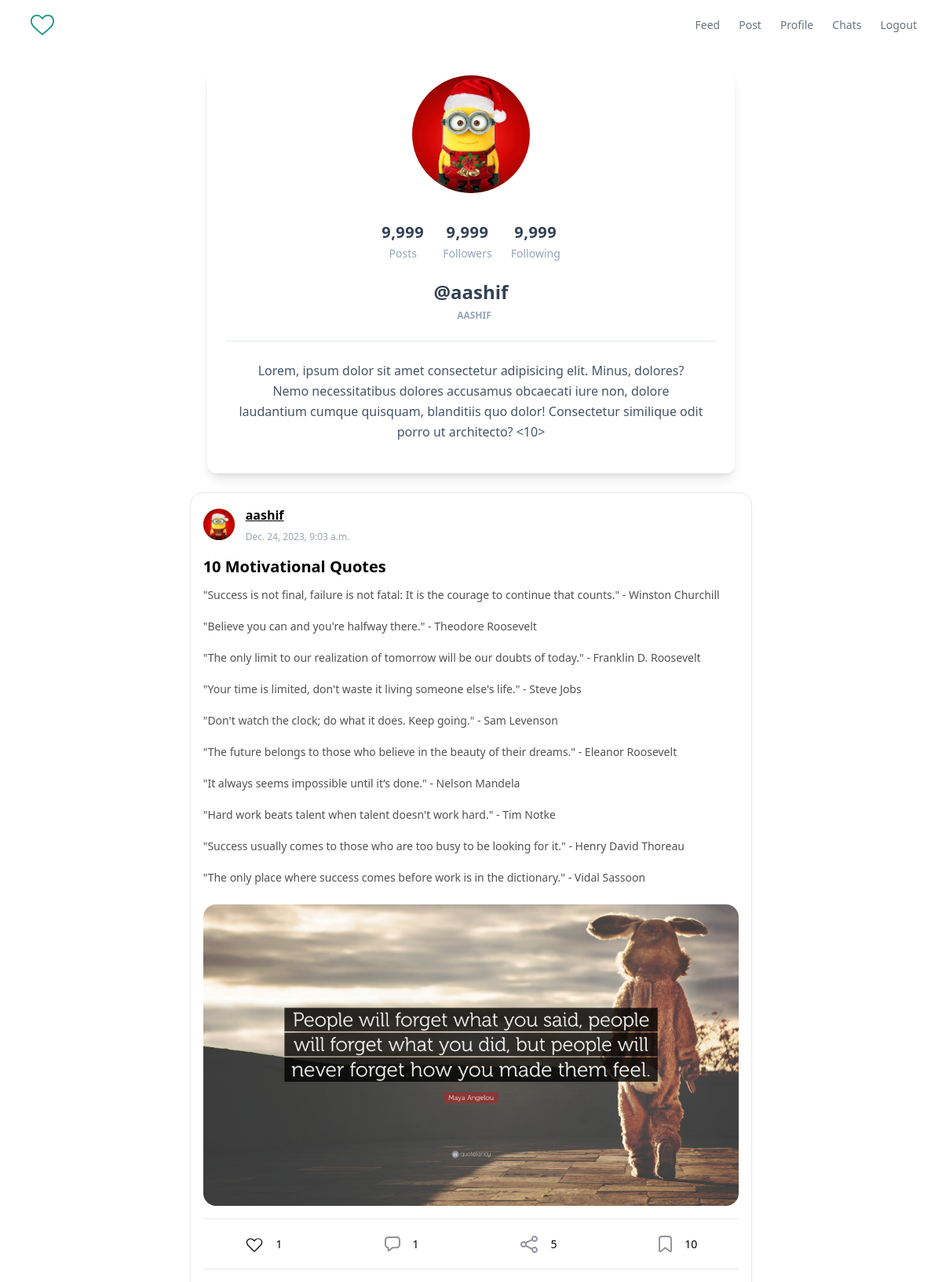
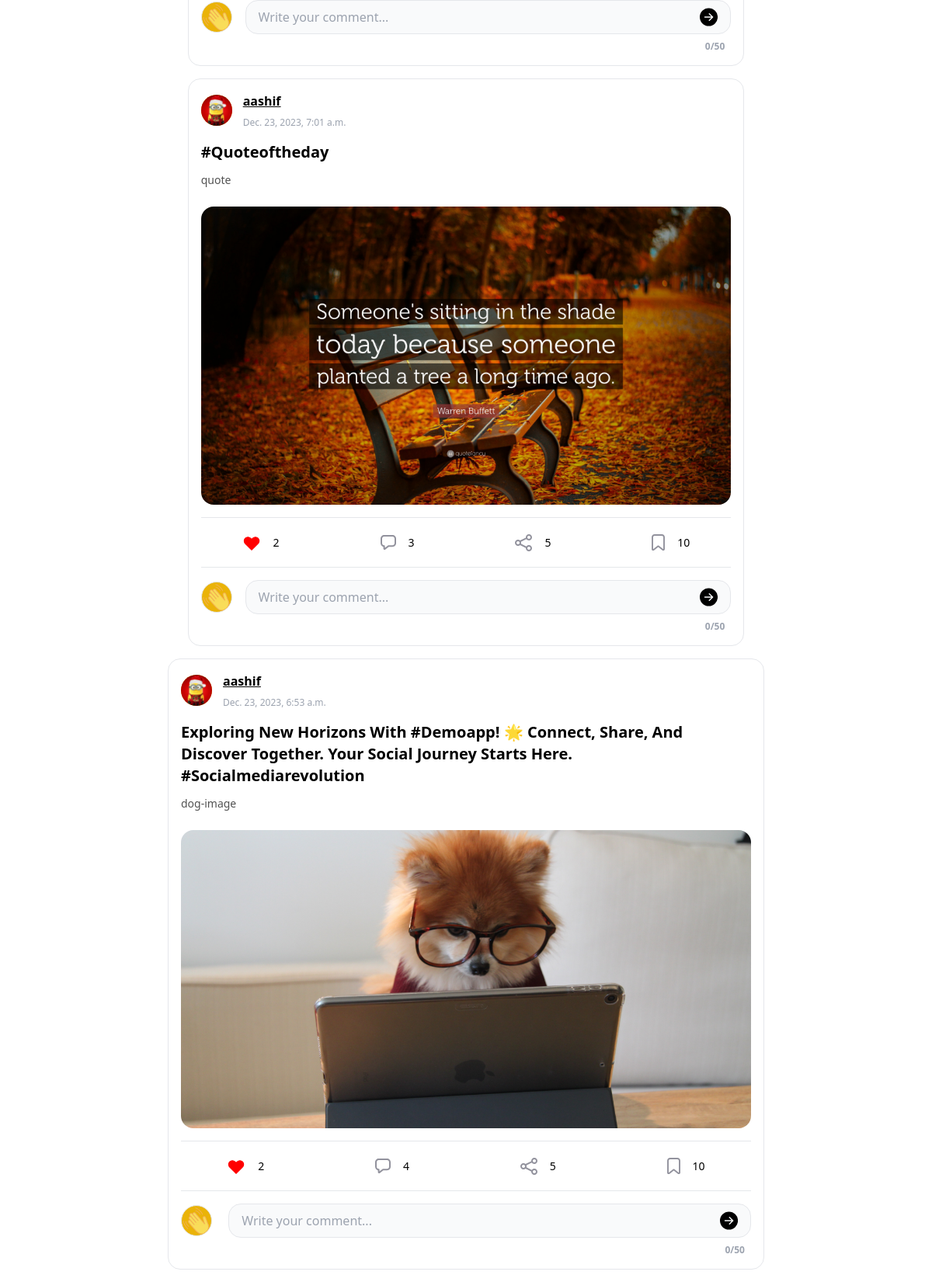
Screenshot of /user/aashif (signed in) with the database file from the repository (2 pictures, top to bottom).
### users/models.py (models this page shows, shortened)
class Profile(models.Model):
    user = models.OneToOneField(settings.AUTH_USER_MODEL, on_delete=models.CASCADE)
    image = models.ImageField(upload_to='user/%Y/%m/%d', default='no_profile.png')

### posts/models.py (models this page shows, shortened)
class Post(models.Model):
    user = models.ForeignKey(settings.AUTH_USER_MODEL, on_delete=models.SET(None))
    image = models.ImageField(upload_to='post/%Y/%m/%d', blank=True)
    caption = models.TextField(blank=True)    # caption of image
    title = models.CharField(max_length=200) #title of post
    slug = models.SlugField(max_length=200, blank=True) #some random chars
    created_at = models.DateTimeField(auto_now_add=True) # date and time of post, by default current date&time will be set
    liked_by = models.ManyToManyField(settings.AUTH_USER_MODEL, related_name='posts_liked', blank=True)

### users/views.py (the view)
@login_required
def profile(request, username):
    try:
        user = User.objects.get(username=username)
        user_profile = Profile.objects.get(user=user)
        posts = Post.objects.filter(user=user).order_by('created_at').reverse()
    except:
        return redirect('feed')
    context = {
        "profile" : user_profile,
        "posts" : posts,
    }
    return render(request, 'users/index.html', context)

### users/templates/users/index.html
{% extends 'users/base.html' %}
{% block body %}
{% include 'users/components/user_profile.html' %}
{% for post in posts %}
    {% include 'posts/components/post.html' %}
{% endfor %}
{% endblock %}

### users/templates/users/components/user_profile.html (shortened to what this page needs)
<div class="relative max-w-md mx-auto md:max-w-2xl mt-6 min-w-0 break-words bg-white w-full mb-6 shadow-lg rounded-xl mt-16">
  <div class="px-6">
      <div class="flex flex-wrap justify-center">
          <div class="w-full flex justify-center mt-2 ">
              <img src="{{ profile.image.url }}" class="align-middle border-none w-full h-full object-cover rounded-full overflow-hidden  max-w-[150px]"/>
          </div>
          <div class="w-full text-center mt-2">
              <div class="flex justify-center lg:pt-4 pt-8 pb-0">
                  <div class="p-3 text-center">
                      <span class="text-xl font-bold block uppercase tracking-wide text-slate-700">9,999</span>
                      <span class="text-sm text-slate-400">Posts</span>
                  </div>
                  <div class="p-3 text-center">
                      <span class="text-xl font-bold block uppercase tracking-wide text-slate-700">9,999</span>
                      <span class="text-sm text-slate-400">Followers</span>
                  </div>
                  <div class="p-3 text-center">
                      <span class="text-xl font-bold block uppercase tracking-wide text-slate-700">9,999</span>
                      <span class="text-sm text-slate-400">Following</span>
                  </div>
              </div>
          </div>
      </div>
      <div class="text-center mt-2">
          <h3 class="text-2xl text-slate-700 font-bold leading-normal mb-1">@{{ profile.user.username }}</h3>
          <div class="text-xs mt-0 mb-2 text-slate-400 font-bold uppercase">
              {{ profile.user.first_name }}
          </div>
      </div>
      <div class="mt-6 py-6 border-t border-slate-200 text-center">
          <div class="flex flex-wrap justify-center">
              <div class="w-full px-4">
                  <p class="font-light leading-relaxed text-slate-600 mb-4">Lorem, ipsum dolor sit amet consectetur adipisicing elit. Minus, dolores? Nemo necessitatibus dolores accusamus obcaecati iure non, dolore laudantium cumque quisquam, blanditiis quo dolor! Consectetur similique odit porro ut architecto?
                  <10></10></p>
              </div>
          </div>
      </div>
  </div>
</div>

### posts/templates/posts/components/post.html (shortened to what this page needs)
<main class="h-full w-full bg-white flex items-center justify-center mb-4 mt-2">
	<div class="border max-w-screen-md bg-white rounded-2xl p-4">
		<div class="flex items-center	justify-between">
			<div class="gap-3.5	flex items-center">
				<img src="{{ post.user.profile.image.url }}" class="cursor-pointer object-cover bg-yellow-500 rounded-full w-10 h-10 view-user" username="{{ post.user.username }}" />
				<div class="flex flex-col">
					<b class="mb-2 view-user underline cursor-pointer" username="{{ post.user.username}}">{{ post.user.username }}</b>
					<time datetime="06-08-21" class="text-gray-400 text-xs">
                        {{ post.created_at }}
					</time>
				</div>
			</div>
		</div>
		{% if not single_post %}
			<div class="cursor-pointer" onclick="viewPost({{ post.id }})">
		{% else %}
			<div>
		{% endif %}
		<div class="mt-4 mb-6">
      <div class="mb-3 text-xl font-bold mb-2 ">{{ post.title|title }}</div>
      <div class="text-sm text-neutral-600">{{ post.caption|linebreaksbr  }}</div>
    </div>
			<div class="mt-5 flex gap-2	 justify-center border-b pb-4 flex-wrap	">
				{% if post.image %}
				<img src="{{ post.image.url }}" class=" rounded-2xl w-1/3 object-cover h-96 flex-auto" alt="photo">
				{% endif %}
			</div>
		</div>
    <div class=" h-16 border-b  flex items-center justify-around	">
			<div class="flex items-center	gap-4 mr-6">
        <svg xmlns="http://www.w3.org/2000/svg" class="like_btn cursor-pointer h-6 w-6" viewBox="0 0 20 20"
          fill="currentColor" id="like_post_{{ post.id }}">
            {% if request.user in post.liked_by.all %}
              <path fill="red" stroke="red"
              fill-rule="evenodd"
              d="M3.172 5.172a4 4 0 015.656 0L10 6.343l1.172-1.171a4 4 0 115.656 5.656L10 17.657l-6.828-6.829a4 4 0 010-5.656z"
              clip-rule="evenodd"/>
            {% else %}
						<path fill="none" stroke="black"
						fill-rule="evenodd"
              d="M3.172 5.172a4 4 0 015.656 0L10 6.343l1.172-1.171a4 4 0 115.656 5.656L10 17.657l-6.828-6.829a4 4 0 010-5.656z"
              clip-rule="evenodd"/>
            {% endif %}
          </svg>
          <div class="text-sm" id="like_count_{{ post.id }}">{{ post.liked_by.count }} </div>
      </div>
      <div class="flex items-center	gap-4	mr-6">
					<div class="text-sm" id="comment_count_{{ post.id}}">{{ post.comments.count }} </div>
				</div>
				<div class="flex items-center	gap-4 mr-6">
					<div class="text-sm">5</div>
				</div>
				<div class="flex items-center	gap-4">
					<div class="text-sm">10</div>
				</div>
			</div>
        {% if request.user.is_authenticated %}
			  <div class="flex items-center justify-between mt-4">
				  <img src="{{ request.user.profile.image.url }}"  class="bg-yellow-500 rounded-full w-10 h-10 object-cover border">
				  <div class="flex items-center justify-between bg-gray-50 h-11 w-11/12 border rounded-2xl overflow-hidden px-4" >
            <input type="text" class="h-full w-full bg-gray-50 outline-none comment" placeholder="Write your comment..." name="comment" id="comment_post_{{ post.id }}" oninput="updateCharCount(this, 50, 'comment-count-{{post.id}}')" onkeypress="handleCommentKeyPress(event, {{ post.id }})">
						<svg xmlns="http://www.w3.org/2000/svg" width="24" height="24" fill="black" class="cursor-pointer bi bi-arrow-right-circle-fill comment_btn" viewBox="0 0 16 16" post_id="{{ post.id }}" onclick="handleCommentButtonClick({{ post.id }})">
						    <path d="M8 0a8 8 0 1 1 0 16A8 8 0 0 1 8 0zM4.5 7.5a.5.5 0 0 0 0 1h5.793l-2.147 2.146a.5.5 0 0 0 .708.708l3-3a.5.5 0 0 0 0-.708l-3-3a.5.5 0 1 0-.708.708L10.293 7.5H4.5z">
						    </path>
						</svg>
          </div>
				</div>
				<div class="flex items-center">
					<div class="count mt-2 text-gray-400 text-xs font-semibold comment-count-{{post.id}} ml-auto mr-2">0/50</div>
			</div>
          {% endif %}
			</div>
</main>

### rows the page displays
Profile: image (picture), user.username "aashif", user.first_name "AASHIF"
Post: user.profile.image (picture), user.username "aashif", created_at "Dec. 24, 2023, 9:03 a.m.", title "10 Motivational Quotes", caption "\"Success is not final, failure is not fatal: It is the courage to continue that counts.\" - Winston Churchill \"Believe you can and you're halfway there.\" - Theodore Roosevelt \"The only limit to our realization of tomorrow will be our doubts of today.\" - Franklin D. Roosevelt \"Your time is limited, don't waste it living someone else's life.\" - Steve Jobs \"Don't watch the clock; do what it does. Keep going.\" - Sam Levenson \"The future belongs to those who believe in the beauty of their dreams.\" - Eleanor Roosevelt \"It always seems impossible until it’s done.\" - Nelson Mandela \"Hard work beats talent when talent doesn't work hard.\" - Tim Notke \"Success usually comes to those who are too busy to…", image (picture), liked_by.count "1", comments.count "1"
Post: user.profile.image (picture), user.username "aashif", created_at "Dec. 23, 2023, 7:01 a.m.", title "#Quoteoftheday", caption "quote", image (picture), liked_by.count "2", comments.count "3"
Post: user.profile.image (picture), user.username "aashif", created_at "Dec. 23, 2023, 6:53 a.m.", title "Exploring New Horizons With #Demoapp! 🌟 Connect, Share, And Discover Together. Your Social Journey Starts Here. #Socialmediarevolution", caption "dog-image", image (picture), liked_by.count "2", comments.count "4"
